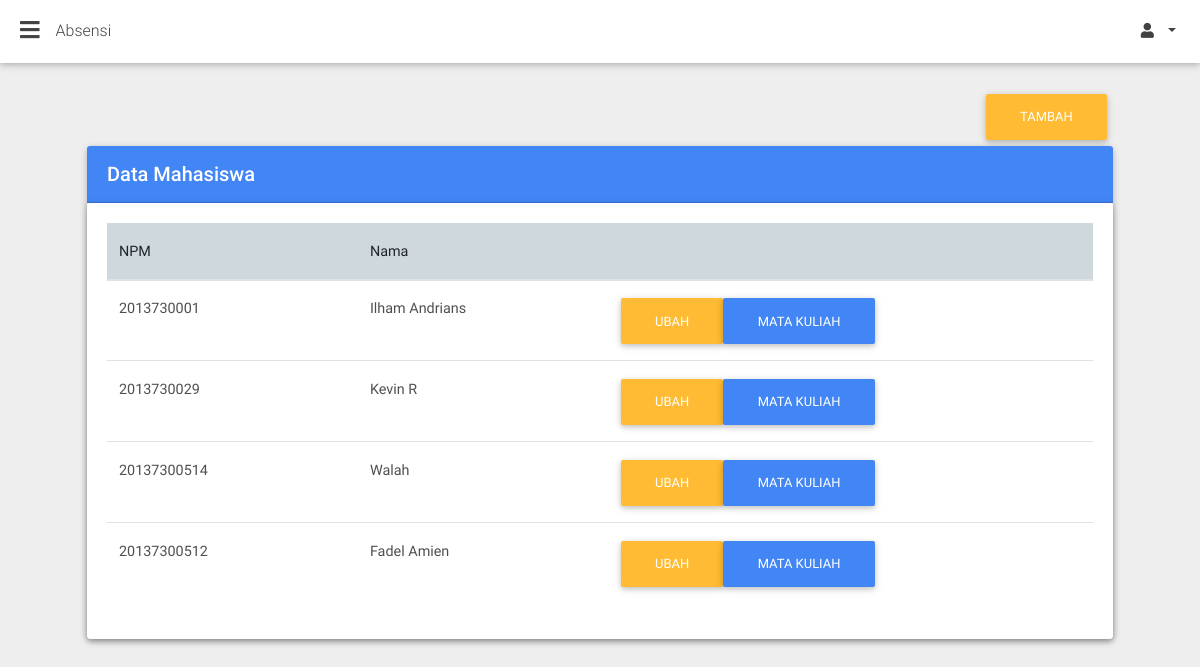
The page /index.php?page=mahasiswa (signed in) on the database its author committed.
### tables this page shows
CREATE TABLE `mahasiswa` (
  `id` bigint(100) NOT NULL,
  `npm` bigint(10) NOT NULL,
  `nama` varchar(25) NOT NULL DEFAULT 'DEFAULT NAME',
  `session_key` text NOT NULL,
  `email` varchar(99) NOT NULL,
  `password` varchar(99) NOT NULL,
  `prodi_id` int(11) DEFAULT NULL
);

### views/mahasiswa/index.php (the view, shortened to what this page needs)
<div class="container-fluid">
    <section class="pb-3">
        <div class="row">
        	<div class="col-12 text-right">
        		<a href="?page=new_mahasiswa">
        			<button class="btn btn-warning  text-right">
        				Tambah
        			</button>
        		</a>
        	</div>
          <div class="col-12">
            <div class="card">
              	<div class="card-header white-text primary-color">
                	<h5 class="font-weight-500 my-1">Data Mahasiswa</h5>
              	</div>
              	<div class="card">
		          	<div class="card-body table-responsive">
		            	<table class="table">
		              		<thead>
		                		<tr class="blue-grey lighten-4">
		                  			<th class="th-lg">NPM</th>
		                  			<th class="th-lg">Nama</th>
		                  			<th></th>
		                		</tr>
			              	</thead>
			              	<tbody>
			              		<?php
									$servername = "localhost";
									$username = "root";
									$password = "";
									$dbname = "skripsi";
									$conn = mysqli_connect($servername, $username, $password, $dbname);
									$sql = "SELECT id,npm, nama FROM mahasiswa";
									$result = mysqli_query($conn, $sql);
									if (mysqli_num_rows($result) > 0) {
									    while($row = mysqli_fetch_assoc($result)) {
									        echo "<tr>";
									        echo "<td>".$row["npm"]."</td>";
				                  			echo "<td>".$row["nama"]."</td>";
				                  			echo "<td>";
				                  			echo "<a href='index.php?page=edit_mahasiswa&id=".$row["id"]."' class='btn btn-warning'> Ubah </a>";
				                  			echo "<a href='index.php?page=mahasiswa-mk&id=".$row["id"]."' class='btn btn-primary'> Mata Kuliah </a>";
				                  			echo "</td>";
									    }
									}
									?>
			              </tbody>
		            	</table>
		          	</div>
		        </div>
            </div>
        </div>
    </section>
</div>

### rows shown on the page
mahasiswa: npm "2013730001", nama "Ilham Andrians"
mahasiswa: npm "2013730029", nama "Kevin R"
mahasiswa: npm "20137300514", nama "Walah"
mahasiswa: npm "20137300512", nama "Fadel Amien"
